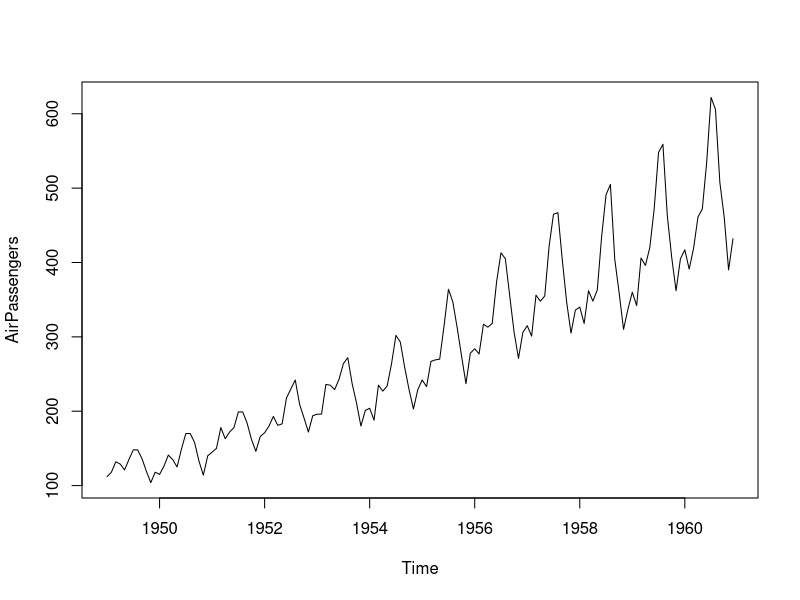
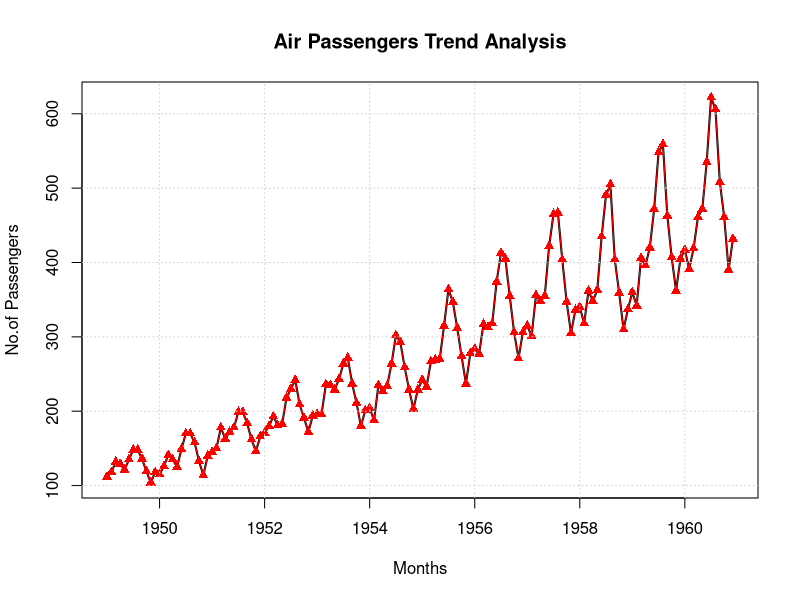
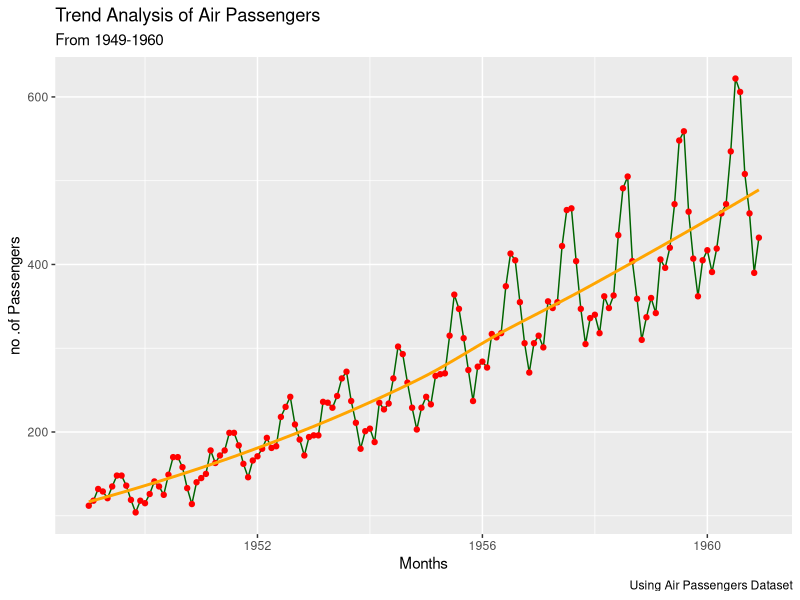

R code for these plots, in order:
# Load the dataset
AirPassengers

# Verify the dataset
class(AirPassengers)
View(AirPassengers)

# Convert the dataset to dataframe
ap_df <- data.frame(
  year =time(AirPassengers),
  passengers = as.numeric(AirPassengers)
)

ap_df_months <- data.frame(
  year=floor(time(AirPassengers)),
  month=cycle(time(AirPassengers)),
  passengers=as.numeric(AirPassengers)
)

ap_df_months

#Basic plot
plot(AirPassengers)


plot(AirPassengers,
     type='l',
     lwd=2,
     main="Air Passengers Trend Analysis",
     xlab="Months",
     ylab="No.of Passengers",
     col="black")
points(AirPassengers,
       type='o',
       pch=17,
       col='red')
grid()

library(ggplot2)

#Plot with Title Axis labels and color
ggplot(ap_df,
       aes(x=year,y=passengers))+
  geom_line(color='darkgreen',linewidth=0.5)+
labs(
  title="Trend Analysis of Air Passengers",
  caption="Using Air Passengers Dataset",
  subtitle="From 1949-1960",
  x="Months",
  y="no .of Passengers"
)+
  geom_point(color='red')+
  geom_smooth(se=FALSE, col='orange')
  theme_minimal()


